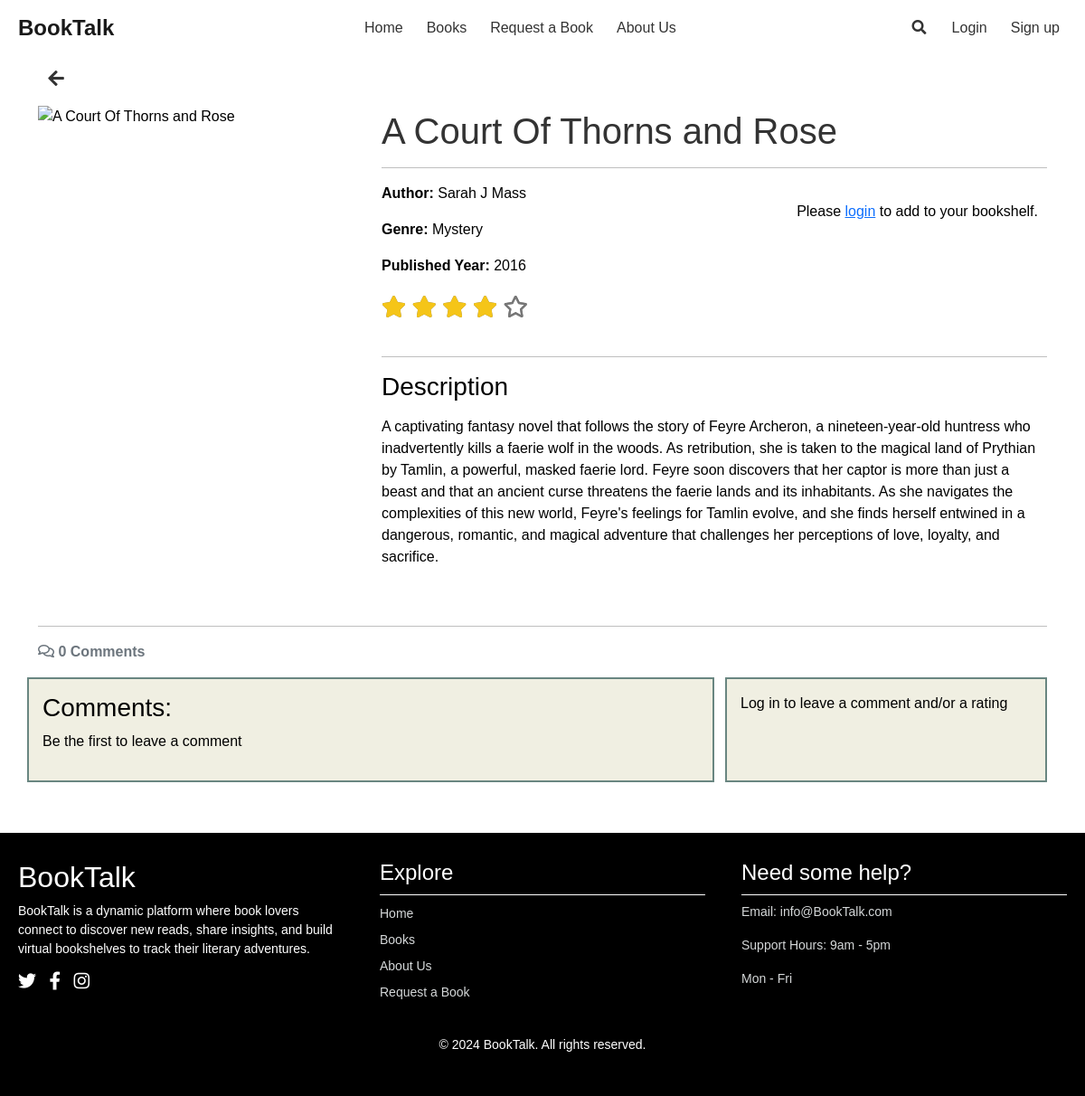
Screenshot of /books/a-court-of-thorns-and-rose/ with the database file from the repository.
### books/models.py (models this page shows, shortened)
class Book(models.Model):
    genre = models.ForeignKey(Genre, on_delete=models.SET_NULL, null=True)
    author = models.ForeignKey(Author, on_delete=models.SET_NULL, null=True)
    id = models.UUIDField(primary_key=True, default=uuid.uuid4, editable=False)
    title = models.CharField(max_length=60)
    published_year = models.IntegerField()
    cover_image = CloudinaryField('image', default='placeholder')
    description = models.TextField(max_length= 1000, blank=True, null=True)
    slug = models.SlugField(max_length=60, unique=True, blank=True, null=True)
    created_on = models.DateTimeField(auto_now_add=True)
    last_updated = models.DateTimeField(auto_now=True)
    class Meta:
        ordering =["-published_year"]

class Author(models.Model):
    name = models.CharField(max_length=50, unique=True)
    birth_date = models.DateField(null=True, blank=True)
    nationality = models.CharField(max_length=25, blank=True)
    class Meta:
        ordering =["name"]
    def __str__(self):
        return self.name

class Genre(models.Model):
    name = models.CharField(max_length=50, unique=True)
    description = models.TextField(blank=True)
    class Meta:
        ordering =["name"]
    def __str__(self):
        return self.name

### books/views.py (the view)
# urls.py: path('books/<slug:slug>/', views.book_detail, name='book_detail'),
def book_detail(request, slug):
    queryset = Book.objects.all()
    book = get_object_or_404(queryset, slug=slug)
    in_bookshelf = False
    if request.user.is_authenticated:
        in_bookshelf = Bookshelf.objects.filter(user=request.user, book=book).exists()
    comments = book.comments.all().order_by("-created_on")
    comment_count = book.comments.filter(approved=True).count()
    if request.method == "POST":
        comment_form = CommentForm(data=request.POST)
        if comment_form.is_valid():
            comment = comment_form.save(commit=False)
            comment.user = request.user
            comment.book = book
            comment.save()
            messages.add_message(
                request, messages.SUCCESS,
                'Your comment has been submitted and is awaiting approval'
            )
            print("Comment submitted successfully")
            return HttpResponseRedirect(reverse('book_detail', args=[slug]))
    else:
        comment_form = CommentForm()
    book_ratings = Rating.objects.filter(book=book).exclude(rating=-1).values_list('rating', flat=True)
    total_ratings = Rating.objects.filter(book=book).count()
    if book_ratings:
        average_rating = sum(book_ratings) / len(book_ratings)
        average_rating = round(average_rating, 1)
    else:
        average_rating = None
    if request.method == "POST":
        rating_form = RatingForm(data=request.POST)
        if rating_form.is_valid():
            rating_value = rating_form.cleaned_data['rating']
            rating, created = Rating.objects.get_or_create(user=request.user, book=book)
            rating.rating = rating_value
            rating.save()
            print("Rating submitted successfully")
            book_ratings = Rating.objects.filter(book=book).exclude(rating=-1).values_list('rating', flat=True)
            if book_ratings:
                average_rating = sum(book_ratings) / len(book_ratings)
                total_ratings = Rating.objects.filter(book=book).count()
            else:
                average_rating = None
            if request.headers.get('x-requested-with') == 'XMLHttpRequest':
                return JsonResponse({'message': 'Rating submitted successfully',
                                     'user_rating': rating_value,
                                     'average_rating': average_rating,
                                     'total_ratings': total_ratings,
                                     })
            return HttpResponseRedirect(reverse('book_detail', args=[slug]))
    else:
        rating_form = RatingForm()
    user_rating = None
    if request.user.is_authenticated:
        user_rating_obj = Rating.objects.filter(book=book, user=request.user).first()
        if user_rating_obj:
            user_rating = user_rating_obj.rating
    return render(request, "books/book_detail.html", {
        "book": book,
        "in_bookshelf": in_bookshelf,
        "comments": comments,
        "comment_count": comment_count,
        "comment_form": comment_form,
        "rating_form": rating_form,
        "user_rating": user_rating,
        "average_rating": average_rating,
        "total_ratings": total_ratings,
        },
    )

### books/templates/books/book_detail.html (shortened to what this page needs)
{% extends "base.html" %}
{% block content %}
{% load static %}
{% load crispy_forms_tags %}
<div class="container mt-1">
    <div class="return-button">
        <button class="back-button" onclick="goBack()">
            <i class="fas fa-arrow-left"></i>
        </button>
    </div>
    <div class="row">
        <div class="col-md-4">
            {% if book.cover_image.url == 'https://res.cloudinary.com/dmnnucsdm/image/upload/placeholder' %}
                <img class="img-fluid" src="{% static 'images/book_default.jpg' %}" alt="placeholder Image">
            {% else %}
                <img class="img-fluid" src="{{ book.cover_image.url }}" alt="{{ book.title }}">
            {% endif %}
        </div>
        <div class="col-md-8 mb-4">
            <h1 class="title">{{ book.title }}</h1>
            <hr>
            <div class="details">
                <p><strong>Author:</strong> {{ book.author }}</p>
                <p><strong>Genre:</strong> {{ book.genre }}</p>
                <p><strong>Published Year:</strong> {{ book.published_year }}</p>
                <div class="book-star-ratings">
                    <div class="star-ratings-background">
                        <ul class="book-stars">
                            <li><i class="far fa-star book-rating-icon"></i></li>
                            <li><i class="far fa-star book-rating-icon"></i></li>
                            <li><i class="far fa-star book-rating-icon"></i></li>
                            <li><i class="far fa-star book-rating-icon"></i></li>
                            <li><i class="far fa-star book-rating-icon"></i></li>
                        </ul>
                    </div>
                    <div class="star-ratings-foreground">
                        <ul class="book-stars">
                            <li><i class="fa-star book-rating-star far" data-value="1"></i></li>
                            <li><i class="fa-star book-rating-star far" data-value="2"></i></li>
                            <li><i class="fa-star book-rating-star far" data-value="3"></i></li>
                            <li><i class="fa-star book-rating-star far" data-value="4"></i></li>
                            <li><i class="fa-star book-rating-star far" data-value="5"></i></li>
                        </ul>
                    </div>
                </div>
                <div id="average-rating">
                    {% if average_rating == None %}
                        <p>No ratings</p>
                    {% else %}
                        {% if total_ratings == 1 %}
                            <p>{{ average_rating }} from {{ total_ratings }} rating</p>
                        {% else %}
                            <p>{{ average_rating }} from {{ total_ratings }} ratings</p>
                        {% endif %}
                    {% endif %}
                </div>
                <div id="bookshelf-buttons">
                    {% if request.user.is_authenticated %}
                        {% if in_bookshelf %}
                            <form action="{% url 'remove_from_bookshelf' book.slug %}" method="post">
                                {% csrf_token %}
                                <button id="remove-from-bookshelf" class="btn btn-secondary" data-book-slug="{{ book.slug }}">Remove from Bookshelf</button>
                            </form>
                        {% else %}
                            <form action="{% url 'add_to_bookshelf' book.slug %}" method="post">
                                {% csrf_token %}
                                <button id="add-to-bookshelf" class="btn btn-secondary" data-book-slug="{{ book.slug }}">Add to Bookshelf</button>
                            </form>
                        {% endif %}
                    {% else %}
                        <p>Please <a href="{% url 'account_login' %}">login</a> to add to your bookshelf.</p>
                    {% endif %}
                </div>
                <hr>
                <h3>Description</h3>
                <p>{{ book.description|safe }}</p>
            </div>
        </div>
    </div>
    <div class="user-interactions-container">
        <div class="row mt-2">
            <div class="col-12">
                <hr>
                <strong class="text-secondary">
                    {% if comment_count == 1 %}
                        <i class="far fa-comments"></i> {{ comment_count }} Comment
                    {% else %}
                        <i class="far fa-comments"></i> {{ comment_count }} Comments
                    {% endif %}
                </strong>
            </div>
        </div>
        <div class="row gutters mt-3 d-flex align-items-stretch">
            <div class="col-md-8 mb-3 comment-container">
                <h3>Comments:</h3>
                {% if comment_count == 0 %}
                    <p>Be the first to leave a comment</p>
                {% endif %}
            </div>
            <div class="col-md-4 d-flex flex-column">
                <div class="add-comment-card mb-3 flex-grow-1">
                    <div class="card-body">
                        {% if user.is_authenticated %}
                            <h3>Leave a comment:</h3>
                            <span><i class="far fa-user"></i> {{ user.username }}</span>
                            <form id="commentForm" method="post">
                                {{ comment_form | crispy }}
                                {% csrf_token %}
                                <button id="submitButton" type="submit" class="btn btn-secondary btn-lg mt-2">Submit</button>
                            </form>
                            <div class="row mt-4">
                                <div class="col-12">
                                    <hr>
                                    <strong>Please rate this book:</strong>
                                    <div class="rating-stars mt-2">
                                        <form id="ratingForm1" class="star-form" method="POST">
                                            {% csrf_token %}
                                            <input type="hidden" name="rating" value="1">
                                            <button type="submit" class="far fa-star star-icon" data-value="1"></button>
                                        </form>
                                        <form id="ratingForm2" class="star-form" method="POST">
                                            {% csrf_token %}
                                            <input type="hidden" name="rating" value="2">
                                            <button type="submit" class="far fa-star star-icon" data-value="2"></button>
                                        </form>
                                        <form id="ratingForm3" class="star-form" method="POST">
                                            {% csrf_token %}
                                            <input type="hidden" name="rating" value="3">
                                            <button type="submit" class="far fa-star star-icon" data-value="3"></button>
                                        </form>
                                        <form id="ratingForm4" class="star-form" method="POST">
                                            {% csrf_token %}
                                            <input type="hidden" name="rating" value="4">
                                            <button type="submit" class="far fa-star star-icon" data-value="4"></button>
                                        </form>
                                        <form id="ratingForm5" class="star-form" method="POST">
                                            {% csrf_token %}
                                            <input type="hidden" name="rating" value="5">
                                            <button type="submit" class="far fa-star star-icon" data-value="5"></button>
                                        </form>
                                    </div>
                                    <div class="mt-2">
                                        <p>Your rating: <span id="user-rating">{{ user_rating }}</span></p>
                                    </div>
                                </div>
                            </div>
                        {% else %}
                            <p>Log in to leave a comment and/or a rating</p>
                        {% endif %}
                    </div>
                </div>
            </div>
        </div>
    </div>
</div>
{% endblock %}

### static/css/styles.css (style rules this page uses)
body { font-family: Arial, sans-serif; margin: 0; padding: 0; background-color: #ffffff; color: #000000; display: flex; flex-direction: column; min-height: 100vh; }
#average-rating p { color: #fff; padding-left: 5px; margin-bottom: 5px; font-size: small; }
.card-body { overflow: hidden; padding: 15px 15px; }
.title, .author { color: #333; }
.return-button { position: relative; margin-bottom: 10px; }
.back-button { display: inline-block; width: 40px; height: 40px; border-radius: 50%; background-color: rgba(255, 255, 255, 0.70); border: none; color: #333; font-size: 20px; line-height: 40px; text-align: center; cursor: pointer; transition: background-color 0.3s ease; }
.back-button i { position: relative; }
.title { margin-top: 5px; }
.book-star-ratings { display: inline-block; position: relative; font-size: 24px; color: #777777; }
.star-ratings-background { position: absolute; top: 0; left: 0; }
.star-ratings-foreground { position: relative; top: 0; left: 0; }
.star-ratings-background .book-stars, .star-ratings-foreground .book-stars { list-style-type: none; padding: 0; margin: 0; }
.book-stars li { display: inline-block; text-align: center; }
.book-rating-star { color: #777777; }
.book-rating-star.fas { color: #f5c518; }
.user-interactions-container { align-content: center; }
.comment-container { border: 2px solid #698681; background-color: #f0efe2; padding: 15px; max-height: 600px; overflow-y: scroll; }
.gutters { --bs-gutter-x: 0rem; }
.add-comment-card { border: 2px solid #698681; background-color: #f0efe2; max-height: 600px; }
.details { position: relative; }
#bookshelf-buttons { position: static; margin-top: 10px; }
@media (min-width: 768px) { .gutters { --bs-gutter-x: 1.5rem; } }
@media (min-width: 768px) { #bookshelf-buttons { position: absolute; top: 10px; right: 10px; } }

### rows the page displays
Book: title "A Court Of Thorns and Rose", author "Sarah J Mass", genre "Mystery", published_year "2016", description "A captivating fantasy novel that follows the story of Feyre Archeron, a nineteen-year-old huntress who inadvertently kills a faerie wolf in the woods. As retribution, she is taken to the magical land of Prythian by Tamlin, a powerful, masked faerie lord. Feyre soon discovers that her captor is more than just a beast and that an ancient curse threatens the faerie lands and its inhabitants. As she navigates the complexities of this new world, Feyre's feelings for Tamlin evolve, and she finds herself entwined in a dangerous, romantic, and magical adventure that challenges her perceptions of love, loyalty, and sacrifice."

### other values shown
{{ comment_count }} "0"
